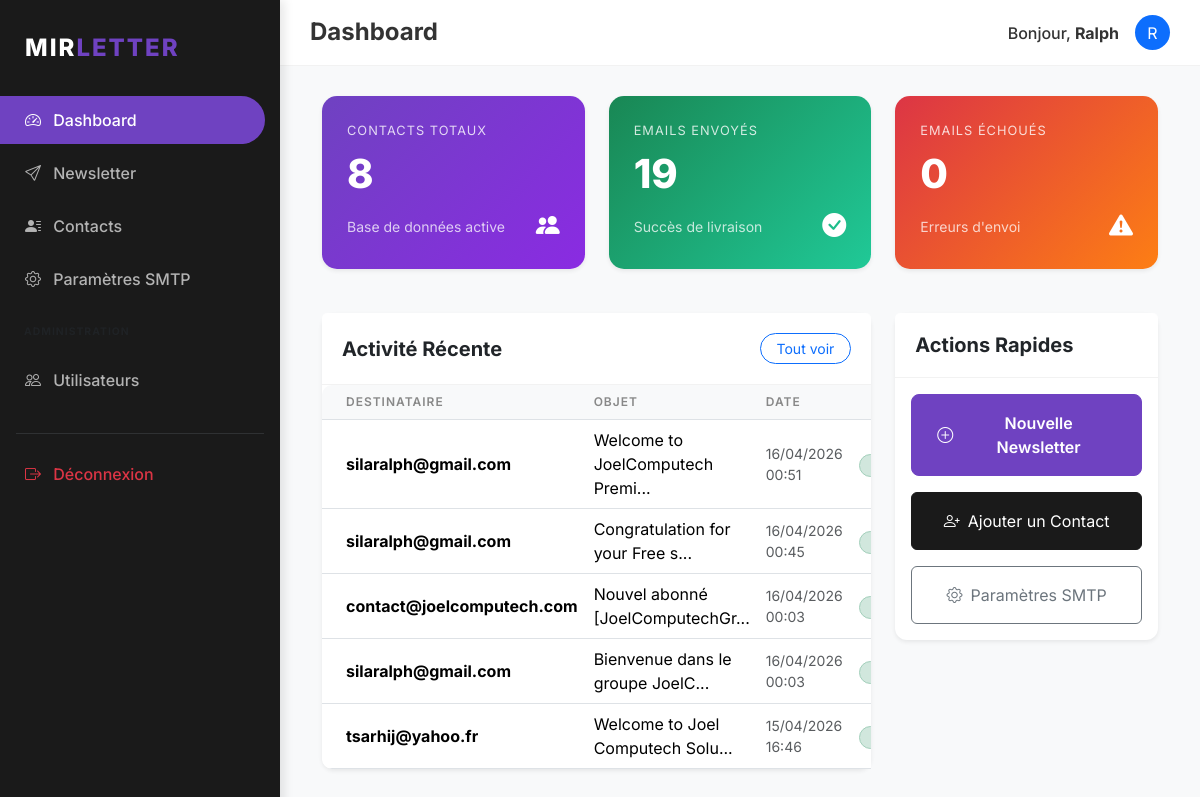
Before: /dashboard (signed in) with the older database file.
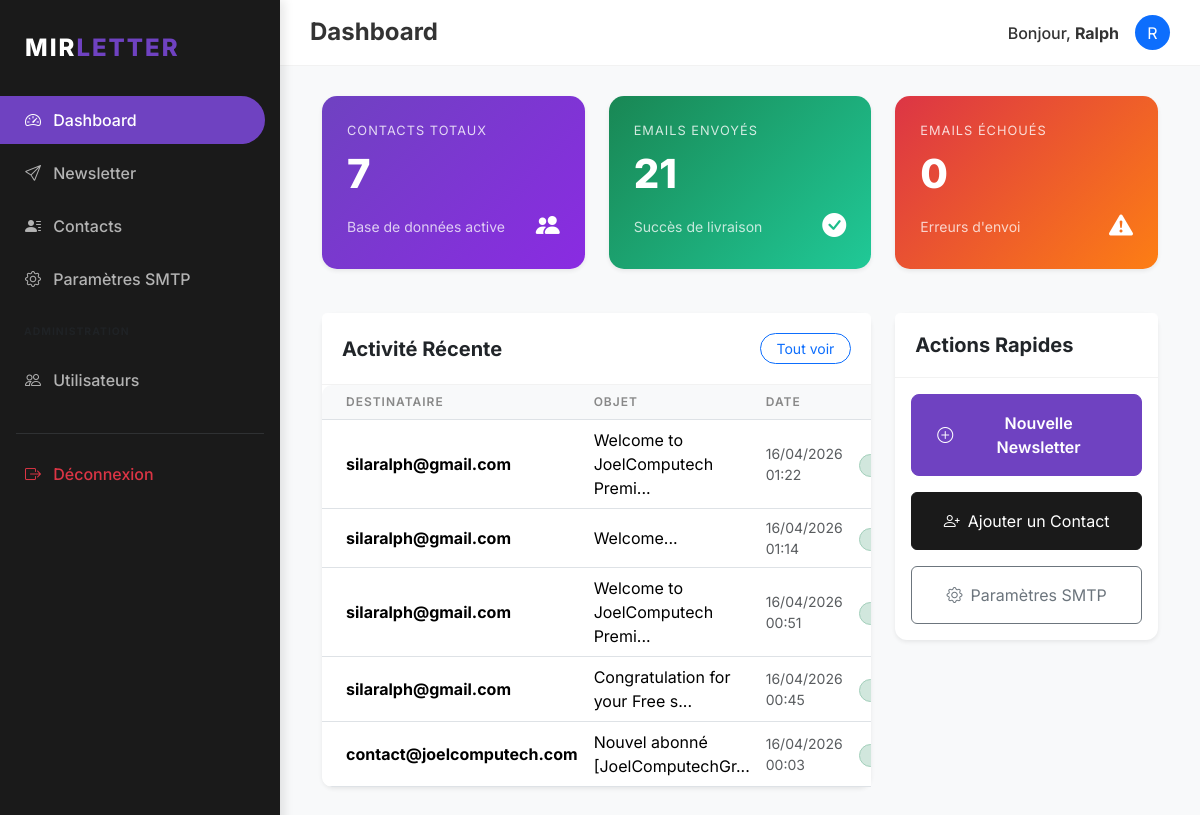
After: the same page with the newer database file.
### models/user.py (models this page shows, shortened)
class User(db.Model, UserMixin):
    __tablename__ = 'users'
    id = db.Column(db.Integer, primary_key=True)
    username = db.Column(db.String(64), unique=True, nullable=False, index=True)
    password_hash = db.Column(db.String(128), nullable=False)
    role = db.Column(db.String(20), default='user') # 'superadmin' or 'user'
    smtp_configs = db.relationship('SMTPConfig', backref='user', lazy='dynamic', cascade='all, delete-orphan')
    contacts = db.relationship('Contact', backref='owner', lazy='dynamic', cascade='all, delete-orphan')
    groups = db.relationship('Group', backref='owner', lazy='dynamic', cascade='all, delete-orphan')
    sent_emails = db.relationship('SentEmail', backref='user', lazy='dynamic', cascade='all, delete-orphan')

### models/history.py (models this page shows, shortened)
class SentEmail(db.Model):
    __tablename__ = 'sent_emails'
    id = db.Column(db.Integer, primary_key=True)
    user_id = db.Column(db.Integer, db.ForeignKey('users.id'), nullable=False)
    subject = db.Column(db.String(256), nullable=False)
    recipient = db.Column(db.String(120), nullable=False)
    status = db.Column(db.String(20), nullable=False) # 'success', 'failed'
    error_message = db.Column(db.Text)
    timestamp = db.Column(db.DateTime, index=True, default=datetime.utcnow)

### routes/main.py (the view)
@main.route('/')
@main.route('/dashboard')
@login_required
def dashboard():
    contact_count = Contact.query.filter_by(user_id=current_user.id).count()
    sent_count = SentEmail.query.filter_by(user_id=current_user.id, status='success').count()
    failed_count = SentEmail.query.filter_by(user_id=current_user.id, status='failed').count()
    recent_history = SentEmail.query.filter_by(user_id=current_user.id)\
        .order_by(SentEmail.timestamp.desc()).limit(5).all()
    return render_template('dashboard.html',
                           title='Dashboard',
                           contact_count=contact_count,
                           sent_count=sent_count,
                           failed_count=failed_count,
                           recent_history=recent_history)

### models/user.py (called while the page is built)
@login_manager.user_loader
def load_user(user_id):
    return User.query.get(int(user_id))

### templates/dashboard.html
{% extends "base.html" %}
{% block content %}
<div class="row">
    <div class="col-md-4">
        <div class="stat-card shadow-sm">
            <p>Contacts Totaux</p>
            <h3>{{ contact_count }}</h3>
            <div class="d-flex justify-content-between align-items-center">
                <span class="small opacity-75">Base de données active</span>
                <i class="bi bi-people-fill fs-4"></i>
            </div>
        </div>
    </div>
    <div class="col-md-4">
        <div class="stat-card shadow-sm" style="background: linear-gradient(135deg, #198754, #20c997);">
            <p>Emails Envoyés</p>
            <h3>{{ sent_count }}</h3>
            <div class="d-flex justify-content-between align-items-center">
                <span class="small opacity-75">Succès de livraison</span>
                <i class="bi bi-check-circle-fill fs-4"></i>
            </div>
        </div>
    </div>
    <div class="col-md-4">
        <div class="stat-card shadow-sm" style="background: linear-gradient(135deg, #dc3545, #fd7e14);">
            <p>Emails Échoués</p>
            <h3>{{ failed_count }}</h3>
            <div class="d-flex justify-content-between align-items-center">
                <span class="small opacity-75">Erreurs d'envoi</span>
                <i class="bi bi-exclamation-triangle-fill fs-4"></i>
            </div>
        </div>
    </div>
</div>
<div class="row mt-4">
    <div class="col-md-8">
        <div class="card border-0 shadow-sm">
            <div class="card-header d-flex justify-content-between align-items-center bg-white">
                <h5 class="m-0 fw-bold">Activité Récente</h5>
                <a href="{{ url_for('newsletter.history') }}" class="btn btn-sm btn-outline-primary rounded-pill px-3">Tout voir</a>
            </div>
            <div class="card-body p-0">
                <div class="table-responsive">
                    <table class="table table-hover align-middle mb-0">
                        <thead>
                            <tr>
                                <th class="ps-4">Destinataire</th>
                                <th>Objet</th>
                                <th>Date</th>
                                <th class="pe-4 text-end">Statut</th>
                            </tr>
                        </thead>
                        <tbody>
                            {% for item in recent_history %}
                            <tr>
                                <td class="ps-4">
                                    <div class="fw-bold">{{ item.recipient }}</div>
                                </td>
                                <td>{{ item.subject[:30] }}...</td>
                                <td class="small text-muted">{{ item.timestamp.strftime('%d/%m/%Y %H:%M') }}</td>
                                <td class="pe-4 text-end">
                                    {% if item.status == 'success' %}
                                    <span class="badge bg-success-subtle text-success border border-success-subtle rounded-pill px-3">Succès</span>
                                    {% else %}
                                    <span class="badge bg-danger-subtle text-danger border border-danger-subtle rounded-pill px-3">Échec</span>
                                    {% endif %}
                                </td>
                            </tr>
                            {% else %}
                            <tr>
                                <td colspan="4" class="text-center py-5 text-muted">Aucune activité récente.</td>
                            </tr>
                            {% endfor %}
                        </tbody>
                    </table>
                </div>
            </div>
        </div>
    </div>
    <div class="col-md-4">
        <div class="card border-0 shadow-sm">
            <div class="card-header bg-white">
                <h5 class="m-0 fw-bold">Actions Rapides</h5>
            </div>
            <div class="card-body">
                <div class="d-grid gap-3">
                    <a href="{{ url_for('newsletter.compose') }}" class="btn btn-primary d-flex align-items-center justify-content-center py-3">
                        <i class="bi bi-plus-circle me-2"></i> Nouvelle Newsletter
                    </a>
                    <a href="{{ url_for('contacts.add_contact') }}" class="btn btn-dark d-flex align-items-center justify-content-center py-3">
                        <i class="bi bi-person-plus me-2"></i> Ajouter un Contact
                    </a>
                    <a href="{{ url_for('settings.list_smtp') }}" class="btn btn-outline-secondary d-flex align-items-center justify-content-center py-3">
                        <i class="bi bi-gear me-2"></i> Paramètres SMTP
                    </a>
                </div>
            </div>
        </div>
    </div>
</div>
{% endblock %}

### templates/base.html (shortened to what this page needs)
<!DOCTYPE html>
<html lang="fr">
<head>
    {{ bootstrap.load_css() }}
    <link rel="stylesheet" href="{{ url_for('static', filename='css/style.css') }}">
    <link rel="stylesheet" href="https://cdn.jsdelivr.net/npm/bootstrap-icons@1.11.1/font/bootstrap-icons.css">
</head>
<body>
    {% if current_user.is_authenticated %}
    <div class="sidebar">
        <div class="sidebar-brand">
            MIR<span>LETTER</span>
        </div>
        <nav class="nav flex-column">
            <a class="nav-link {{ 'active' if request.endpoint == 'main.dashboard' }}" href="{{ url_for('main.dashboard') }}">
                <i class="bi bi-speedometer2 me-2"></i> Dashboard
            </a>
            <a class="nav-link {{ 'active' if 'newsletter' in request.endpoint }}" href="{{ url_for('newsletter.compose') }}">
                <i class="bi bi-send me-2"></i> Newsletter
            </a>
            <a class="nav-link {{ 'active' if 'contacts' in request.endpoint }}" href="{{ url_for('contacts.list_contacts') }}">
                <i class="bi bi-person-lines-fill me-2"></i> Contacts
            </a>
            <a class="nav-link {{ 'active' if 'settings' in request.endpoint }}" href="{{ url_for('settings.list_smtp') }}">
                <i class="bi bi-gear me-2"></i> Paramètres SMTP
            </a>
            {% if current_user.role == 'superadmin' %}
            <div class="px-4 py-3 text-uppercase small fw-bold text-muted" style="font-size: 0.65rem; letter-spacing: 1px;">Administration</div>
            <a class="nav-link {{ 'active' if 'admin' in request.endpoint }}" href="{{ url_for('admin.list_users') }}">
                <i class="bi bi-people me-2"></i> Utilisateurs
            </a>
            {% endif %}
            <hr class="mx-3 border-secondary opacity-25 mt-4">
            <a class="nav-link text-danger" href="{{ url_for('auth.logout') }}">
                <i class="bi bi-box-arrow-right me-2"></i> Déconnexion
            </a>
        </nav>
    </div>
    <nav class="top-navbar d-flex justify-content-between align-items-center">
        <h4 class="m-0 fw-bold">{{ title }}</h4>
        <div class="user-info d-flex align-items-center">
            <span class="me-3 fw-medium">Bonjour, <strong>{{ current_user.username }}</strong></span>
            <div class="bg-primary rounded-circle d-flex align-items-center justify-content-center text-white" style="width: 35px; height: 35px;">
                {{ current_user.username[0].upper() }}
            </div>
        </div>
    </nav>
    {% endif %}
    <div class="{% if current_user.is_authenticated %}main-content{% endif %}">
        <div class="container-fluid">
            {% block content %}{% endblock %}
        </div>
    </div>
</body>
</html>

### static/css/style.css (style rules this page uses)
:root { --primary-color: #6f42c1; --secondary-color: #8a2be2; --dark-bg: #1a1a1a; --darker-bg: #121212; --light-text: #ffffff; --gray-text: #b3b3b3; --sidebar-width: 280px; }
body { font-family: 'Inter', -apple-system, BlinkMacSystemFont, "Segoe UI", Roboto, sans-serif; background-color: #f8f9fa; color: #333; }
.sidebar { position: fixed; top: 0; bottom: 0; left: 0; z-index: 100; width: var(--sidebar-width); padding: 20px 0; background-color: var(--dark-bg); color: var(--light-text); box-shadow: 4px 0 10px rgba(0,0,0,0.1); }
.sidebar .nav-link { color: var(--gray-text); padding: 12px 25px; font-weight: 500; border-radius: 0 50px 50px 0; margin-right: 15px; margin-bottom: 5px; transition: all 0.3s; }
.sidebar .nav-link.active { color: var(--light-text); background-color: var(--primary-color); }
.sidebar-brand { padding: 10px 25px 30px; font-size: 1.5rem; font-weight: 800; letter-spacing: 2px; color: var(--light-text); text-transform: uppercase; }
.sidebar-brand span { color: var(--primary-color); }
.main-content { margin-left: var(--sidebar-width); padding: 30px; }
.card { border: none; border-radius: 12px; box-shadow: 0 5px 15px rgba(0,0,0,0.05); margin-bottom: 25px; }
.card-header { background-color: transparent; border-bottom: 1px solid rgba(0,0,0,0.05); padding: 20px; font-weight: 700; }
.stat-card { padding: 25px; border-radius: 15px; color: white; background: linear-gradient(135deg, var(--primary-color), var(--secondary-color)); margin-bottom: 20px; }
.stat-card h3 { font-size: 2.5rem; font-weight: 800; margin: 10px 0; }
.stat-card p { opacity: 0.8; margin: 0; text-transform: uppercase; font-size: 0.8rem; letter-spacing: 1px; }
.btn-primary { background-color: var(--primary-color); border-color: var(--primary-color); padding: 10px 25px; border-radius: 8px; font-weight: 600; }
.btn-dark { background-color: var(--dark-bg); border-color: var(--dark-bg); }
.top-navbar { margin-left: var(--sidebar-width); background-color: white; padding: 15px 30px; border-bottom: 1px solid rgba(0,0,0,0.05); }
.table { border-radius: 10px; overflow: hidden; }
.table thead th { background-color: #f8f9fa; border-top: none; font-weight: 600; text-transform: uppercase; font-size: 0.75rem; letter-spacing: 1px; color: #888; }

Changed rows visible on the page:
no longer on this page (row unchanged): SentEmail: recipient "silaralph@gmail.com", subject "Bienvenue dans le groupe JoelC", timestamp "16/04/2026 00:03"
no longer on this page (row unchanged): SentEmail: recipient "tsarhij@yahoo.fr", subject "Welcome to Joel Computech Solu", timestamp "15/04/2026 16:46"
added SentEmail: recipient "silaralph@gmail.com", subject "Welcome to JoelComputech Premi", timestamp "16/04/2026 01:22"
added SentEmail: recipient "silaralph@gmail.com", subject "Welcome", timestamp "16/04/2026 01:14"
Other visible differences:
{{ contact_count }}: "8" → "7"
{{ sent_count }}: "19" → "21"
